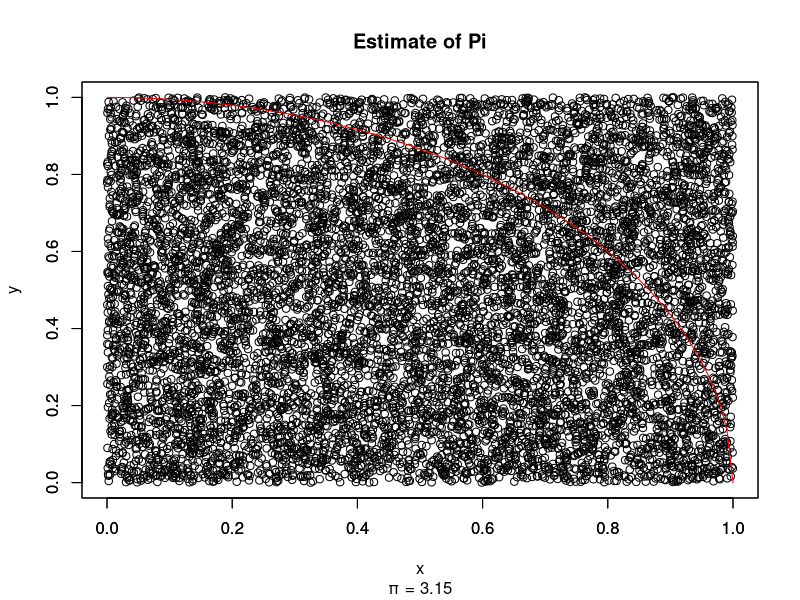

Here is the R script that generated this plot:
#!/usr/bin/env Rscript
# Thomas Arend
# 2021-07-03
#
# Needle problem to estimate the number pi
# See https://de.wikipedia.org/wiki/Monte-Carlo-Simulation#Probabilistische_Bestimmung_der_Zahl_Pi

set.seed(42)

n <- 10000
xy <- data.frame (
    x = runif(n)
  , y = runif(n)
)

h <- xy$x^2 + xy$y^2

pi <- length(h[h<=1])*4/n

print (pi)
png( 'NeedleProblem.png', width = 1080, height = 1080)

plot(  xy
     , xlim= c(0,1)
     , ylim= c(0,1)
     , main = "Estimate of Pi"
     , sub = paste("π =",pi)
     )
par ( new=TRUE)
curve( sqrt(1-x^2)
       , from=0
       , to=1
       , col = "red"
       , xlab=""
       , ylab="")

dev.off()
